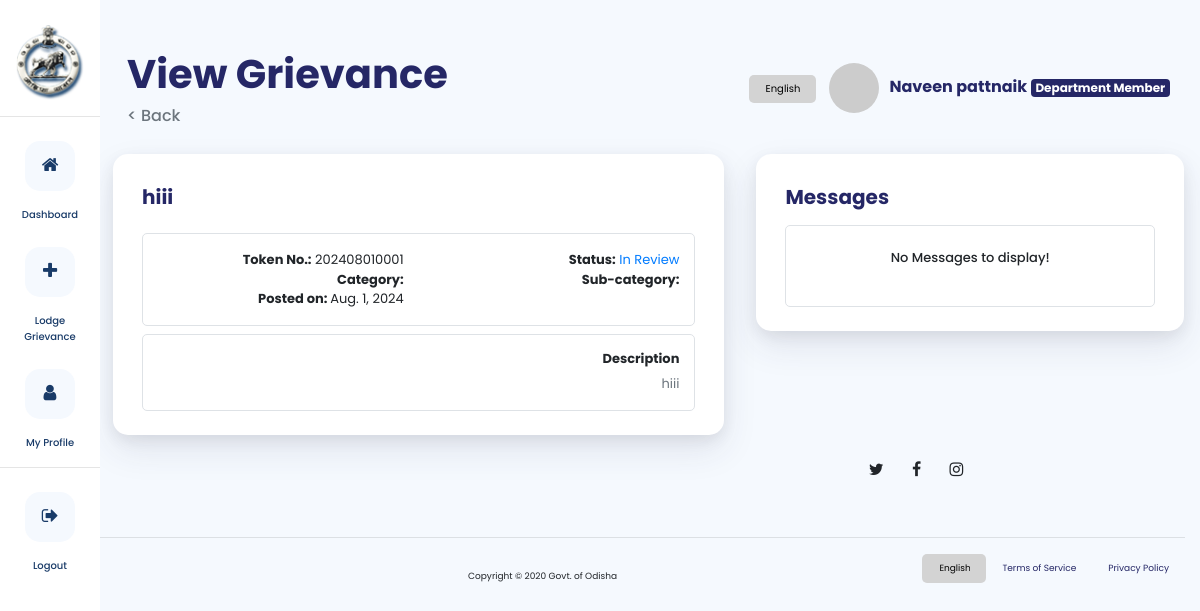
/dashboard/view/grievance/202408010001/ (signed in), run on an earlier commit of the app's database.
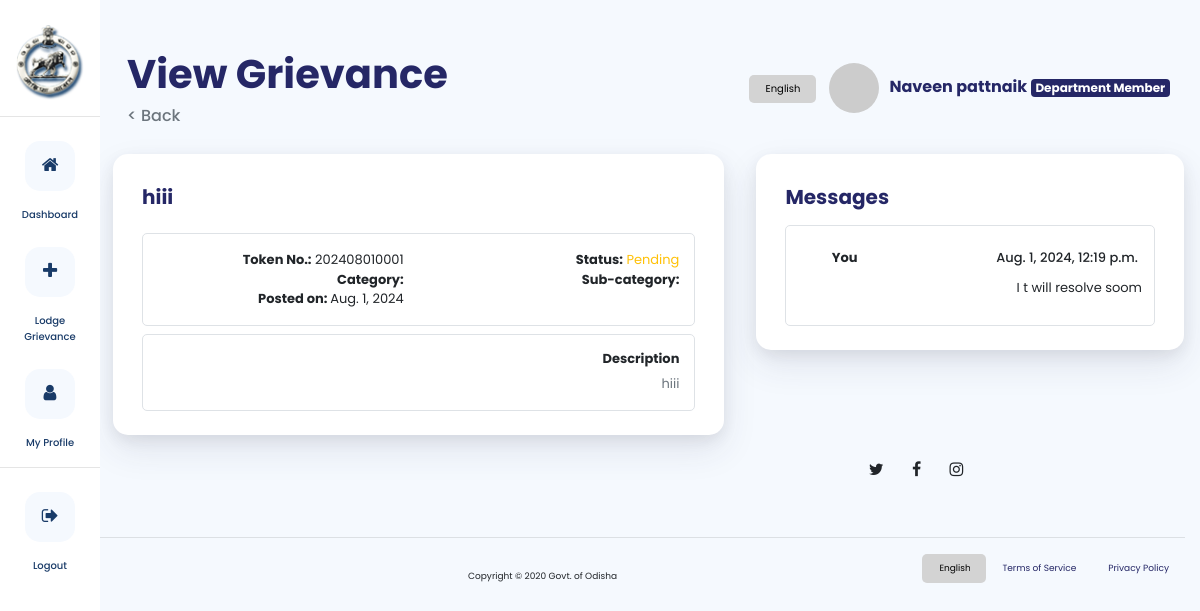
And on a later commit of the database.
### accounts/models.py (models this page shows, shortened)
class User(DesignationConstants, AbstractUser):
    first_name = models.CharField(max_length=50)
    last_name = models.CharField(max_length=50)
    designation = models.CharField(max_length=5, choices=DesignationConstants.DESIGNATION_CHOICES,null=True, blank=True)
    REQUIRED_FIELDS = ['first_name', 'last_name']

### studentg/models.py (models this page shows, shortened)
class Grievance(StatusConstants, models.Model):
    user = models.ForeignKey(User, on_delete=models.CASCADE, related_name='grievances')
    date = models.DateField(auto_now_add=True)
    redressal_body = models.ForeignKey(RedressalBody, on_delete=models.CASCADE, related_name='grievances')
    daytoken = models.IntegerField()
    last_update = models.DateField(auto_now=True)
    status = models.PositiveSmallIntegerField(choices=StatusConstants.STATUS_CHOICES, default=StatusConstants.REVIEW)
    message = models.TextField(max_length=1000)
    subject = models.CharField(max_length=255)
    image = models.ImageField(null=True, blank=True, upload_to='images/')
    category = models.ForeignKey(Department,on_delete=models.CASCADE)
    sub_category = models.ForeignKey(Dept_Category, on_delete=models.CASCADE, null=True, blank=True)
    state = models.CharField(max_length=255)
    district = models.CharField(max_length=255)
    block = models.CharField(max_length=255)
    village = models.CharField(max_length=255)
    class Meta:
        unique_together = (("date", "daytoken"),)
        ordering = ['-last_update']
    def token(self):
        return self.date.strftime('%Y%m%d') + str(self.daytoken).zfill(4)
    def status_html_class(self):
        return self.STATUS_COLORS[self.status]
    @classmethod
    def get_from_token(cls, token):
        date = datetime.datetime.strptime(token[:-4], "%Y%m%d").date()
        daytoken = int(token[-4:])
        try:
            grievance = cls.objects.get(date=date, daytoken=daytoken)
        except cls.DoesNotExist:
            grievance = None
        return grievance

class Reply(models.Model):
    user = models.ForeignKey(User, on_delete=models.CASCADE)
    grievance = models.ForeignKey(Grievance, on_delete=models.CASCADE, related_name='reply')
    date_time = models.DateTimeField(auto_now_add=True)
    message = models.TextField(max_length=1000)
    class Meta:
        ordering = ['date_time']
        verbose_name_plural = "Replies"

### studentg/views.py (the view, shortened to what this page needs)
# urls.py: path('view/grievance/<token>/', views.ViewGrievance.as_view(), name="view_grievance"),
@method_decorator(login_required, name="dispatch")
@method_decorator(is_owner_of_grievance(raise_denied=True), name="dispatch")
class ViewGrievance(View):
    template_name = 'studentg/view_grievance.html'
    def get(self, request, *args, **kwargs):
        context = self.get_context_data(**kwargs)
        grievance = context['grievance']
        replies = context['replies']
        last_reply = replies.last()
        if grievance.status in [Grievance.RESOLVED, Grievance.REJECTED]:
            try:
                rating_form = RatingForm(instance=grievance.rating)
            except Rating.DoesNotExist:
                rating_form = RatingForm()
            context['rating_form'] = rating_form
        if last_reply and self.request.user != last_reply.user and grievance.status not in [Grievance.RESOLVED, Grievance.REJECTED]:
            reply_form = NewReplyForm()
            context['reply_form'] = reply_form
        return render(request, self.template_name, context)
    def get_context_data(self, **kwargs):
        context = {}
        grievance = Grievance.get_from_token(kwargs['token'])
        if not grievance:
            raise Http404()
        replies = Reply.objects.filter(grievance=grievance)
        context['grievance'] = grievance
        context['replies'] = replies
        return context

### templates/studentg/view_grievance.html (shortened to what this page needs)
{% extends 'studentg/dashboard_base.html' %}
{% load widget_tweaks %}
{% block page_heading %}View Grievance{% endblock page_heading %}
{% block page_content %}
<div class="container mt-3 pl-lg-5">
    <div class="row">
        <div class="col-lg-7 col-12 px-lg-3 ">
            <div class="card-custom mt-2 mt-lg-0 help-card pb-4">
                <div class="row justify-content-between align-items-center mx-1">
                    <div class="">
                        <h5 class="my-3 card-custom-title" style="">{{ grievance.subject }}</h5>
                    </div>
                </div>
                <div class="row justify-content-between align-items-center py-3 mx-1 mt-2"
                    style="border: 1px solid #dee2e6; border-radius: 5px">
                    <div class="col">
                        <div class="row">
                            <div class="col-12 col-lg-6">
                                <p><b>Token No.:</b> {{ grievance.token }}</p>
                            </div>
                            <div class="col">
                                <p><b>Status:</b><span class="{{ grievance.status_html_class }}">
                                        {{ grievance.get_status_display }}</span></p>
                            </div>
                            <div class="col-12 col-lg-6">
                                <p><b>Category:</b> {{ grievance.get_category_display }}</p>
                            </div>
                            <div class="col">
                                <p><b>Sub-category:</b> {{ grievance.sub_category.sub_type }}</p>
                            </div>
                            <div class="col-12 col-lg-6">
                                <p><b>Posted on: </b> {{ grievance.date }}</p>
                            </div>
                        </div>
                    </div>
                </div>
                <div class="row justify-content-between align-items-center py-3 mx-1 mt-2"
                    style="border: 1px solid #dee2e6; border-radius: 5px">
                    <div class="col">
                        <h6 class="font-weight-bold">Description</h6>
                        <p class="text-muted">
                            {{ grievance.message }}
                        </p>
                    </div>
                </div>
            </div>
        </div>
        {% if grievance.status != grievance.DRAFT %}
        <div class="col-lg-5 col-12 px-lg-3 ">
            <div class="card-custom mt-2 mt-lg-0 help-card pb-4">
                <div class="row justify-content-between align-items-center mx-1">
                    <div class="">
                        <h5 class="my-3 card-custom-title" style="">Messages</h5>
                    </div>
                </div>
                <div class="row justify-content-between align-items-center mx-1">
                    <div class="col-12">
                        <div class="row justify-content-center">
                            <div class="col-lg-12 col-12 px-lg-0 order-lg-1 p-0">
                                <div
                                    style="max-height:300px; overflow-y:scroll; border: 1px solid #dee2e6; border-radius: 5px;">
                                    <table class="table filter-this-table">
                                        <tbody>
                                            {% include "includes/iterate_replies.html" %}
                                        </tbody>
                                    </table>
                                </div>
                            </div>
                        </div>
                    </div>
                </div>
            </div>
        </div>
        {% endif %}
    </div>
</div>
{% endblock page_content %}

### templates/studentg/dashboard_base.html (shortened to what this page needs)
{% load static %}
{% load gravatar %}
<!DOCTYPE html>
<html lang="en">
<head>
    <link href="{% static 'assets/css/custom-css/index.css' %}" rel="stylesheet"/>
    <link rel="stylesheet" href="https://stackpath.bootstrapcdn.com/bootstrap/4.4.1/css/bootstrap.min.css"
>
    <link href="{% static 'assets/css/font-awesome.min.css' %}" rel="stylesheet"/>
</head>
<body class="landing-page pl-lg-5 ml-lg-3"
      style="background-color: #f5f9fe">
<div class="partials_sidebar_import d-none d-lg-block">
    {% include "studentg/includes/partial_sidebar.html" %}
</div>
<div class="container pl-lg-5 mt-4 mt-lg-0 mb-2">
    <div class="col page-title mt-5 mt-lg-0" style="padding-top: 50px; padding-bottom: 5px;">
        <div class="row align-items-center" align="center">
            <div class="col">
                <h1 class="font-weight-bold" style="color:#252766; text-align: left">{% block page_heading %}{% endblock page_heading %}</h1>
                <h6 href="grievances_list.html" class="text-muted" style="text-align: left; cursor: pointer"
                    onClick="javascript:history.go(-1)" class="text-muted">< Back</h6>
            </div>
            <div class="col justify-content-end d-none d-lg-block">
                <h6 class="font-weight-bold" style="color:#252766; text-align: end">
                    <select onchange="doGTranslate(this);" style="border-radius: 5px; font-size: x-small; padding: 8px 16px !important; ::ms-expand{ display: none}; -webkit-appearance: none;
    -moz-appearance: none;
    text-indent: 1px;
    text-overflow: ''; border: none; cursor: pointer;background-color: lightgrey; color:black">
                        <option class="lang notranslate" value="en|en">English</option>
                    </select>
                    <img src="{{ request.user|gravatar }}" class="profile-pic-dashboard" height="50">
                    {{ request.user.first_name }} {{ request.user.last_name }}
                    <span class="badge badge-secondary"
                          style="background-color:#252766">{{ request.user.get_designation_display }}</span>
                </h6>
            </div>
        </div>
    </div>
</div>
{% block page_content %}
{% endblock page_content %}
<div class="partials_footer">
    {% include "includes/partial_footer.html" %}
</div>
</body>
</html>

### templates/studentg/includes/partial_navbar.html (shortened to what this page needs)
{% load static %}
{% load gravatar %}

### templates/studentg/includes/partial_sidebar.html
{% load static %}
<div class="sidebar">
    <a class="p-0" href="{% url 'home' %}" style="text-align: center">
        <img class="navbar-logo" src="{% static '/assets/img/Logos/odishagovt-logo.png' %}" height="75" alt="OD logo">
    </a>
    <hr>
    <a href="{% url 'dashboard' %}">
        <div class="mb-2 mt-4" style="cursor: pointer">
            <button class="sidebar-button {% if request.resolver_match.url_name == "dashboard" %}active{% endif %}">
                <i style="font-size:large" class="fa fa-home" aria-hidden="true"></i>
            </button>
            <p class="sidebar-title"><br>
                Dashboard
            </p>
        </div>
    </a>
    <a href="{% url 'add_grievance' %}">
        <div class="mb-2 mt-4" style="cursor: pointer">
            <button class="sidebar-button {% if request.resolver_match.url_name == "add_grievance" %}active{% endif %}">
                <i style="font-size:large" class="fa fa-plus" aria-hidden="true"></i>
            </button>
            <p class="sidebar-title"><br>
                Lodge <br>Grievance
            </p>
        </div>
    </a>
    <a href="{% url 'password_change' %}">
        <div class="mb-2 mt-4" style="cursor: pointer">
            <button class="sidebar-button {% if request.resolver_match.url_name == "password_change" %}active{% endif %}">
                <i style="font-size:large" class="fa fa-user" aria-hidden="true"></i>
            </button>
            <p class="sidebar-title"><br>
                My Profile
            </p>
        </div>
    </a>
    <hr>
    <a href="{% url 'logout' %}">
        <div class="mb-2 mt-4" style="cursor: pointer">
            <button class="sidebar-button">
                <i style="font-size:large" class="fa fa-sign-out" aria-hidden="true"></i>
            </button>
            <p class="sidebar-title"><br>
                Logout
            </p>
        </div>
    </a>
</div>

### templates/includes/iterate_replies.html
{% for reply in replies %}
<tr>
    <td style="vertical-align: middle; border-top: none !important;" colspan="1">
        <table class="table filter-this-table mb-0">
            <tr>
                <td style="padding: 4px; border-top: none !important;">
                    <h6 class="my-2 font-weight-bold">{% if reply.user == request.user %}
                        You
                        {% else %}
                        {{ reply.user.get_designation_display }}
                        {% endif %}</h6>
                </td>
                <td style="padding: 4px; text-align: right; border-top: none !important;">
                    <h6 class="my-2">{{ reply.date_time }}</h6>
                </td>
            </tr>
        </table>
        <p>
            {{ reply.message }}
        </p>
    </td>
</tr>
{% empty %}
<tr>
    <td style="vertical-align: middle; border-top: none !important;" colspan="1">
        <table class="table filter-this-table mb-0">
            <tr>
                <td style="padding: 4px; border-top: none !important;">
                    <h6 class="my-2" style="text-align: center;">No Messages to display!</h6>
                </td>
            </tr>
        </table>
    </td>
</tr>
{% endfor %}

### templates/includes/partial_footer.html (shortened to what this page needs)
<footer class="footer" style="font-size: xx-small">
    <div class="container">
        <div class="row row-grid align-items-center mb-5">
            <div class="col-lg-6">
            </div>
            <div class="col-lg-6 text-lg-center btn-wrapper mt-3">
                <button target="_blank" onclick="window.location='https://x.com/CMO_Odisha';"
                        class="btn btn-icon-only btn-twitter rounded-circle">
                    <span class="btn-inner--icon"><i class="fa fa-twitter"></i></span>
                </button>
                <button target="_blank" onclick="window.location='https://www.facebook.com/CMO.Odisha';"
                        class="btn-icon-only rounded-circle btn btn-facebook">
                    <span class="btn-inner--icon"><i class="fa fa-facebook"></i></span>
                </button>
                <button target="_blank" onclick="window.location='https://www.instagram.com/cmo_odisha/';"
                        class="btn btn-icon-only btn-instagram rounded-circle">
                    <span class="btn-inner--icon"><i class="fa fa-instagram"></i></span>
                </button>
            </div>
        </div>
        <hr>
        <div class="row align-items-center justify-content-md-between mb-3">
            <div class="col-md-6 order-1 order-lg-0">
                <div class="copyright">
                    Copyright &copy; 2020 Govt. of Odisha<a href="#" target="_blank" hidden>Govt. of OD</a>
                </div>
            </div>
            <div class="col-md-6 order-0 order-lg-1">
                <ul class="nav nav-footer justify-content-lg-end justify-content-start mb-3">
                    <li class="nav-item">
                        <select onchange="doGTranslate(this);" style="border-radius: 5px; padding: 8px 16px !important; ::ms-expand{ display: none}; -webkit-appearance: none;
    -moz-appearance: none;
    text-indent: 1px;
    text-overflow: ''; border: none; cursor: pointer; background-color: lightgrey">
                            <option class="lang notranslate" value="en|en">English</option>
                        </select>
                    </li>
                    <li class="nav-item">
                        <a href="#" class="nav-link">Terms of Service</a>
                    </li>
                    <li class="nav-item">
                        <a href="#" class="nav-link">Privacy Policy</a>
                    </li>
                </ul>
            </div>
        </div>
    </div>
</footer>

What changed in the data, as far as the page shows it:
changed Grievance "hiii": status "In Review" → "Pending"
added Reply: shows "You", date_time "Aug. 1, 2024, 12:19 p.m.", message "I t will resolve soom"
Also different on the page:
text no longer shown: "No Messages to display!"
